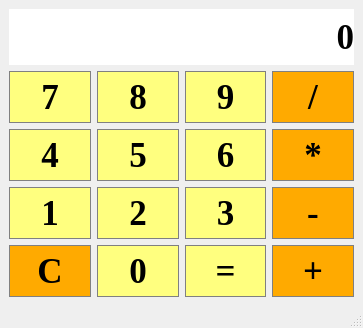
<?xml version="1.0" encoding="UTF-8"?>
<ui version="4.0">
 <class>MainWindow</class>
 <widget class="QMainWindow" name="MainWindow">
  <property name="geometry">
   <rect>
    <x>0</x>
    <y>0</y>
    <width>363</width>
    <height>328</height>
   </rect>
  </property>
  <property name="sizePolicy">
   <sizepolicy hsizetype="Fixed" vsizetype="Fixed">
    <horstretch>0</horstretch>
    <verstretch>0</verstretch>
   </sizepolicy>
  </property>
  <property name="windowTitle">
   <string>MainWindow</string>
  </property>
  <widget class="QWidget" name="centralwidget">
   <layout class="QGridLayout" name="gridLayout">
    <item row="3" column="0">
     <widget class="QPushButton" name="pushButton4">
      <property name="font">
       <font>
        <family>Times New Roman</family>
        <pointsize>26</pointsize>
        <bold>true</bold>
       </font>
      </property>
      <property name="styleSheet">
       <string notr="true">padding:5px;
background-color: rgb(255, 255, 127);
border:1px solid grey;</string>
      </property>
      <property name="text">
       <string>4</string>
      </property>
     </widget>
    </item>
    <item row="2" column="1">
     <widget class="QPushButton" name="pushButton8">
      <property name="font">
       <font>
        <family>Times New Roman</family>
        <pointsize>26</pointsize>
        <bold>true</bold>
       </font>
      </property>
      <property name="styleSheet">
       <string notr="true">padding:5px;
background-color: rgb(255, 255, 127);
border:1px solid grey;</string>
      </property>
      <property name="text">
       <string>8</string>
      </property>
     </widget>
    </item>
    <item row="2" column="2">
     <widget class="QPushButton" name="pushButton9">
      <property name="font">
       <font>
        <family>Times New Roman</family>
        <pointsize>26</pointsize>
        <bold>true</bold>
       </font>
      </property>
      <property name="styleSheet">
       <string notr="true">padding:5px;
background-color: rgb(255, 255, 127);
border:1px solid grey;</string>
      </property>
      <property name="text">
       <string>9</string>
      </property>
     </widget>
    </item>
    <item row="5" column="3">
     <widget class="QPushButton" name="PB_Add">
      <property name="font">
       <font>
        <family>Times New Roman</family>
        <pointsize>26</pointsize>
        <bold>true</bold>
       </font>
      </property>
      <property name="styleSheet">
       <string notr="true">padding:5px;
background-color: rgb(255, 170, 0);
background-color: rgb(255, 170, 0);
border:1px solid grey;</string>
      </property>
      <property name="text">
       <string>+</string>
      </property>
     </widget>
    </item>
    <item row="4" column="3">
     <widget class="QPushButton" name="PB_minus">
      <property name="font">
       <font>
        <family>Times New Roman</family>
        <pointsize>26</pointsize>
        <bold>true</bold>
       </font>
      </property>
      <property name="styleSheet">
       <string notr="true">padding:5px;
background-color: rgb(255, 170, 0);
background-color: rgb(255, 170, 0);
border:1px solid grey;</string>
      </property>
      <property name="text">
       <string>-</string>
      </property>
     </widget>
    </item>
    <item row="2" column="3">
     <widget class="QPushButton" name="PB_DIV">
      <property name="font">
       <font>
        <family>Times New Roman</family>
        <pointsize>26</pointsize>
        <bold>true</bold>
       </font>
      </property>
      <property name="styleSheet">
       <string notr="true">padding:5px;
background-color: rgb(255, 170, 0);
background-color: rgb(255, 170, 0);
border:1px solid grey;</string>
      </property>
      <property name="text">
       <string>/</string>
      </property>
     </widget>
    </item>
    <item row="5" column="0">
     <widget class="QPushButton" name="PB_clear">
      <property name="font">
       <font>
        <family>Times New Roman</family>
        <pointsize>26</pointsize>
        <bold>true</bold>
       </font>
      </property>
      <property name="styleSheet">
       <string notr="true">padding:5px;
background-color: rgb(255, 170, 0);
background-color: rgb(255, 170, 0);
border:1px solid grey;</string>
      </property>
      <property name="text">
       <string>C</string>
      </property>
     </widget>
    </item>
    <item row="5" column="1">
     <widget class="QPushButton" name="pushButton0">
      <property name="font">
       <font>
        <family>Times New Roman</family>
        <pointsize>26</pointsize>
        <bold>true</bold>
       </font>
      </property>
      <property name="styleSheet">
       <string notr="true">padding:5px;
background-color: rgb(255, 255, 127);
border:1px solid grey;</string>
      </property>
      <property name="text">
       <string>0</string>
      </property>
     </widget>
    </item>
    <item row="2" column="0">
     <widget class="QPushButton" name="pushButton7">
      <property name="font">
       <font>
        <family>Times New Roman</family>
        <pointsize>26</pointsize>
        <bold>true</bold>
       </font>
      </property>
      <property name="styleSheet">
       <string notr="true">padding:5px;
background-color: rgb(255, 255, 127);
border:1px solid grey;</string>
      </property>
      <property name="text">
       <string>7</string>
      </property>
     </widget>
    </item>
    <item row="3" column="1">
     <widget class="QPushButton" name="pushButton5">
      <property name="font">
       <font>
        <family>Times New Roman</family>
        <pointsize>26</pointsize>
        <bold>true</bold>
       </font>
      </property>
      <property name="styleSheet">
       <string notr="true">padding:5px;
background-color: rgb(255, 255, 127);
border:1px solid grey;</string>
      </property>
      <property name="text">
       <string>5</string>
      </property>
     </widget>
    </item>
    <item row="3" column="3">
     <widget class="QPushButton" name="PB_mul">
      <property name="font">
       <font>
        <family>Times New Roman</family>
        <pointsize>26</pointsize>
        <bold>true</bold>
       </font>
      </property>
      <property name="styleSheet">
       <string notr="true">padding:5px;
background-color: rgb(255, 170, 0);
background-color: rgb(255, 170, 0);
border:1px solid grey;</string>
      </property>
      <property name="text">
       <string>*</string>
      </property>
     </widget>
    </item>
    <item row="4" column="0">
     <widget class="QPushButton" name="pushButton1">
      <property name="font">
       <font>
        <family>Times New Roman</family>
        <pointsize>26</pointsize>
        <bold>true</bold>
       </font>
      </property>
      <property name="styleSheet">
       <string notr="true">padding:5px;
background-color: rgb(255, 255, 127);
border:1px solid grey;</string>
      </property>
      <property name="text">
       <string>1</string>
      </property>
     </widget>
    </item>
    <item row="4" column="1">
     <widget class="QPushButton" name="pushButton2">
      <property name="font">
       <font>
        <family>Times New Roman</family>
        <pointsize>26</pointsize>
        <bold>true</bold>
       </font>
      </property>
      <property name="styleSheet">
       <string notr="true">padding:5px;
background-color: rgb(255, 255, 127);
border:1px solid grey;</string>
      </property>
      <property name="text">
       <string>2</string>
      </property>
     </widget>
    </item>
    <item row="3" column="2">
     <widget class="QPushButton" name="pushButton6">
      <property name="font">
       <font>
        <family>Times New Roman</family>
        <pointsize>26</pointsize>
        <bold>true</bold>
       </font>
      </property>
      <property name="styleSheet">
       <string notr="true">padding:5px;
background-color: rgb(255, 255, 127);
border:1px solid grey;</string>
      </property>
      <property name="text">
       <string>6</string>
      </property>
     </widget>
    </item>
    <item row="5" column="2">
     <widget class="QPushButton" name="PB_equal">
      <property name="font">
       <font>
        <family>Times New Roman</family>
        <pointsize>26</pointsize>
        <bold>true</bold>
       </font>
      </property>
      <property name="styleSheet">
       <string notr="true">padding:5px;
background-color: rgb(255, 255, 127);
border:1px solid grey;</string>
      </property>
      <property name="text">
       <string>=</string>
      </property>
     </widget>
    </item>
    <item row="4" column="2">
     <widget class="QPushButton" name="pushButton3">
      <property name="font">
       <font>
        <family>Times New Roman</family>
        <pointsize>26</pointsize>
        <bold>true</bold>
       </font>
      </property>
      <property name="styleSheet">
       <string notr="true">padding:5px;
background-color: rgb(255, 255, 127);
border:1px solid grey;</string>
      </property>
      <property name="text">
       <string>3</string>
      </property>
     </widget>
    </item>
    <item row="0" column="0" colspan="4">
     <widget class="QLabel" name="label_display">
      <property name="font">
       <font>
        <family>Times New Roman</family>
        <pointsize>26</pointsize>
        <bold>true</bold>
       </font>
      </property>
      <property name="styleSheet">
       <string notr="true">background-color: rgb(255, 255, 255);</string>
      </property>
      <property name="text">
       <string>0</string>
      </property>
      <property name="scaledContents">
       <bool>false</bool>
      </property>
      <property name="alignment">
       <set>Qt::AlignRight|Qt::AlignTrailing|Qt::AlignVCenter</set>
      </property>
     </widget>
    </item>
   </layout>
  </widget>
  <widget class="QMenuBar" name="menubar">
   <property name="geometry">
    <rect>
     <x>0</x>
     <y>0</y>
     <width>363</width>
     <height>22</height>
    </rect>
   </property>
  </widget>
  <widget class="QStatusBar" name="statusbar"/>
 </widget>
 <resources/>
 <connections/>
</ui>
